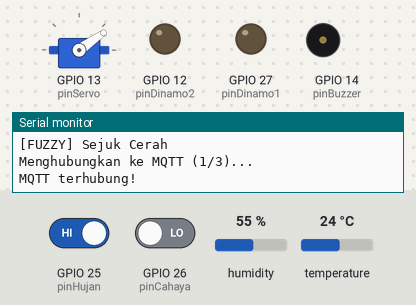
The sketch below on a simulated ESP32. Shown: servo, output pins drawn as LEDs (lit = HIGH), buzzer (waves = sounding, pin HIGH), the last lines printed to the serial monitor. The test bench sets the inputs (shaded band); at power-on: GPIO 25 (pinHujan) HIGH, GPIO 26 (pinCahaya) LOW, humidity 55 %, temperature 24 °C. WiFi joins after 1.5 s; servers stay silent unless stated; random numbers use the default seed unless the sketch sets one; no MQTT or app messages arrive unless stated.

Above: at 6.1 s.
6.2 s: GPIO 25 (pinHujan) driven LOW
At 6.93 s:
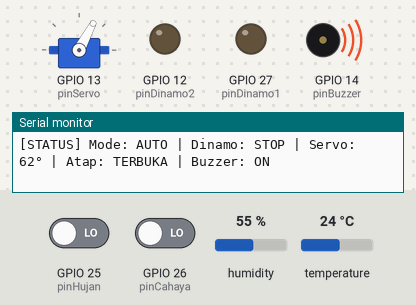
At 9.1 s:
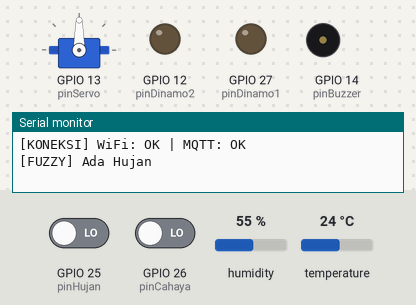
9.7 s: GPIO 25 (pinHujan) driven HIGH
At 11.3 s:
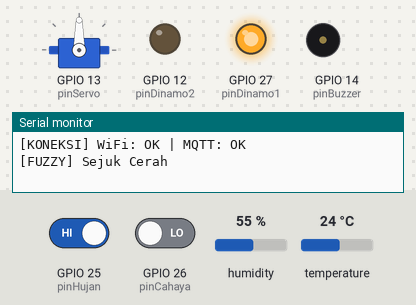
Timing chart, 0 to 17.0 s (numbered marks = the images above; inputs shaded):
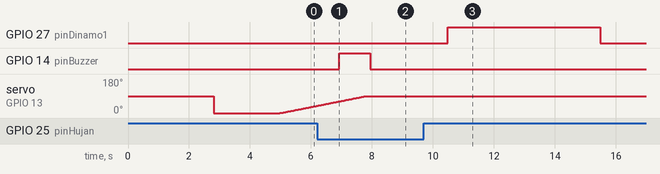

The sketch:

esp32_websocket_stable.ino
```cpp
#include <WiFi.h>
#include <PubSubClient.h>
#include <ArduinoJson.h>
#include <ESP32Servo.h>
#include <DHT.h>

// === ANTI REBOOT (BROWNOUT + WATCHDOG) ===
#include "soc/soc.h"
#include "soc/rtc_cntl_reg.h"
#include "esp_task_wdt.h"

// ===== WiFi Configuration =====
const char* ssid = "Afiqa 08";
const char* password = "Naufal03";

// ===== MQTT Configuration =====
const char* mqtt_server = "broker.hivemq.com";
const char* mqtt_topic_data = "jemuran_otomatis/sensor/data";
const char* mqtt_topic_command = "jemuran_otomatis/sensor/command";
const char* device_id = "JEMURAN_001";

WiFiClient espClient;
PubSubClient client(espClient);

// ===== Pin Configuration =====
const int pinServo = 13;
const int pinHujan = 25;    // Sensor Hujan (LOW = Hujan)
const int pinCahaya = 26;   // Sensor Cahaya (HIGH = Gelap)
const int pinDHT = 4;       // Pin DHT11
const int pinBuzzer = 14;   // Pin Buzzer

// --- PIN DINAMO (L298N) ---
const int pinDinamo1 = 27;  // Masuk ke IN1 L298N
const int pinDinamo2 = 12;  // Masuk ke IN2 L298N

// ===== DHT Configuration =====
#define DHTTYPE DHT11
DHT dht(pinDHT, DHTTYPE);

// ===== Servo Object & Posisi =====
Servo atapServo;
const int POSISI_TERTUTUP = 0;   // 0 Derajat (Tutup)
const int POSISI_TERBUKA = 90;   // 90 Derajat (Buka)

// ===== Variables =====
int currentServoPosition = 0;
int targetServoPosition = 0;
bool isAutoMode = true;
bool atapTerbuka = false;
bool isBuzzerActive = false;

// --- VARIABLES DINAMO ---
unsigned long dinamoStartTime = 0;
bool isDinamoMoving = false;
const long dinamoDuration = 5000; // Durasi dinamo berputar (5 Detik)
String dinamoStatus = "STOP";     // Status: MAJU, MUNDUR, STOP

// Non-blocking servo movement
bool isServoMoving = false;
unsigned long lastServoMoveTime = 0;
const int SERVO_STEP = 1;       // DIPERLAMBAT: Langkah kecil untuk hemat daya
const int SERVO_DELAY = 30;     // DIPERLAMBAT: Delay lebih lama antar langkah (ms)

// Sensor readings
int statusHujan = HIGH;    // HIGH = Tidak Hujan, LOW = Hujan
int statusCahaya = LOW;    // LOW = Terang, HIGH = Gelap
float suhu = 0.0;
float kelembaban = 0.0;

// === VARIABEL FUZZY LOGIC ===
float uSuhuDingin = 0.0; float uSuhuPanas = 0.0;
float uLembabKering = 0.0; float uLembabBasah = 0.0;

// Status strings
String fuzzyStatusCondition = "Menunggu...";
String currentRoofStatus = "TERTUTUP";

// === TIMING VARIABLES (STABILITY) ===
unsigned long previousMillis = 0;
const long interval = 1000;  // INCREASED: Update setiap 1 detik, bukan 500ms

unsigned long lastDHTReadTime = 0;
const long intervalDHT = 3000;  // INCREASED: Baca DHT setiap 3 detik

unsigned long lastMQTTPublish = 0;
const long mqttPublishInterval = 2000;  // Publish MQTT setiap 2 detik

unsigned long lastWiFiCheck = 0;
const long wifiCheckInterval = 10000;  // Cek WiFi setiap 10 detik

unsigned long lastMQTTReconnectAttempt = 0;
const long mqttReconnectInterval = 5000;  // Reconnect MQTT setiap 5 detik (jika terputus)

unsigned long lastSerialPrint = 0;
const long serialPrintInterval = 2000;  // Print ke Serial setiap 2 detik

// Change detection
int prevStatusHujan = HIGH;
int prevStatusCahaya = LOW;
bool sensorChanged = false;

// === STABILITY FLAGS ===
bool wifiConnected = false;
bool mqttConnected = false;
int wifiRetryCount = 0;
int mqttRetryCount = 0;
const int MAX_WIFI_RETRIES = 3;
const int MAX_MQTT_RETRIES = 3;

void setup() {
  // === MATIKAN DETEKSI BROWNOUT AGAR TIDAK REBOOT ===
  WRITE_PERI_REG(RTC_CNTL_BROWN_OUT_REG, 0);

  // === DISABLE WATCHDOG TIMER (Prevent reboot from long operations) ===
  esp_task_wdt_deinit();

  Serial.begin(115200);
  delay(2000);  // INCREASED: Beri waktu lebih untuk stabilisasi

  Serial.println("\n==========================================");
  Serial.println(" JEMURAN OTOMATIS - STABLE VERSION ");
  Serial.println("==========================================");

  // === SETUP PINS ===
  pinMode(pinHujan, INPUT);
  pinMode(pinCahaya, INPUT);
  pinMode(pinBuzzer, OUTPUT);
  digitalWrite(pinBuzzer, LOW);

  pinMode(pinDinamo1, OUTPUT);
  pinMode(pinDinamo2, OUTPUT);
  stopDinamo();

  // === SETUP DHT ===
  dht.begin();
  delay(500);  // Beri waktu DHT untuk siap

  // === SETUP SERVO (dengan delay) ===
  Serial.println("Menginisialisasi Servo...");
  atapServo.setPeriodHertz(50);
  delay(100);
  atapServo.attach(pinServo, 500, 2400);  // Min/Max pulse width untuk stabilitas
  delay(200);

  // Posisi Awal: Tertutup (0)
  atapServo.write(POSISI_TERTUTUP);
  currentServoPosition = POSISI_TERTUTUP;
  targetServoPosition = POSISI_TERTUTUP;
  delay(500);  // Beri waktu servo untuk bergerak

  Serial.println("Servo siap!");

  // === SETUP WIFI ===
  setup_wifi();

  // === SETUP MQTT ===
  client.setBufferSize(512);  // REDUCED buffer size
  client.setServer(mqtt_server, 1883);
  client.setCallback(mqttCallback);
  client.setKeepAlive(60);  // Keep alive 60 detik

  Serial.println("Setup selesai! Memulai loop utama...\n");
}

void loop() {
  unsigned long currentMillis = millis();

  // === WATCHDOG FEED (mencegah timeout) ===
  yield();  // Biarkan sistem lain berjalan

  // === CEK WIFI (setiap 10 detik) ===
  if (currentMillis - lastWiFiCheck >= wifiCheckInterval) {
    lastWiFiCheck = currentMillis;
    checkWiFiConnection();
  }

  // === CEK MQTT (non-blocking) ===
  if (wifiConnected) {
    if (!client.connected()) {
      mqttConnected = false;
      // Reconnect dengan interval
      if (currentMillis - lastMQTTReconnectAttempt >= mqttReconnectInterval) {
        lastMQTTReconnectAttempt = currentMillis;
        reconnectMQTT();
      }
    } else {
      mqttConnected = true;
      mqttRetryCount = 0;
      client.loop();
    }
  }

  // === UPDATE MOTOR (Non-blocking) ===
  updateServoMovement();
  updateDinamoStop();

  // === BACA SENSOR ===
  readSensors();

  // === UPDATE LOGIC UTAMA (setiap 1 detik) ===
  if (currentMillis - previousMillis >= interval) {
    previousMillis = currentMillis;

    // 1. Jalankan Logika Fuzzy (Otomatisasi)
    processFuzzyLogic();

    // 2. KONTROL BUZZER
    updateBuzzer();
  }

  // === PRINT KE SERIAL (setiap 2 detik) ===
  if (currentMillis - lastSerialPrint >= serialPrintInterval) {
    lastSerialPrint = currentMillis;
    printToSerial();
  }

  // === PUBLISH MQTT (setiap 2 detik) ===
  if (mqttConnected && (currentMillis - lastMQTTPublish >= mqttPublishInterval)) {
    lastMQTTPublish = currentMillis;
    sendSensorDataMQTT();
  }

  // === DELAY UNTUK STABILITAS ===
  delay(10);  // INCREASED: 10ms delay untuk stabilitas CPU
}

// ==========================================
//          WIFI FUNCTIONS (STABLE)
// ==========================================

void setup_wifi() {
  Serial.println("Menghubungkan ke WiFi...");
  Serial.print("SSID: ");
  Serial.println(ssid);

  WiFi.mode(WIFI_STA);
  WiFi.disconnect();
  delay(100);

  WiFi.begin(ssid, password);

  int retry = 0;
  while (WiFi.status() != WL_CONNECTED && retry < 30) {  // Max 15 detik
    delay(500);
    Serial.print(".");
    retry++;
    yield();  // Feed watchdog
  }

  if (WiFi.status() == WL_CONNECTED) {
    wifiConnected = true;
    wifiRetryCount = 0;
    Serial.println("\nWiFi terhubung!");
    Serial.print("IP Address: ");
    Serial.println(WiFi.localIP());
  } else {
    wifiConnected = false;
    Serial.println("\nWiFi gagal terhubung! Akan dicoba lagi...");
  }
}

void checkWiFiConnection() {
  if (WiFi.status() != WL_CONNECTED) {
    wifiConnected = false;
    wifiRetryCount++;

    Serial.print("WiFi terputus! Mencoba reconnect (");
    Serial.print(wifiRetryCount);
    Serial.print("/");
    Serial.print(MAX_WIFI_RETRIES);
    Serial.println(")...");

    if (wifiRetryCount <= MAX_WIFI_RETRIES) {
      WiFi.disconnect();
      delay(1000);
      WiFi.begin(ssid, password);
      delay(5000);  // Tunggu 5 detik untuk koneksi

      if (WiFi.status() == WL_CONNECTED) {
        wifiConnected = true;
        wifiRetryCount = 0;
        Serial.println("WiFi reconnected!");
      }
    } else {
      Serial.println("WiFi retry limit reached. Akan dicoba lagi nanti...");
      wifiRetryCount = 0;  // Reset untuk mencoba lagi nanti
    }
  } else {
    wifiConnected = true;
    wifiRetryCount = 0;
  }
}

// ==========================================
//          MQTT FUNCTIONS (STABLE)
// ==========================================

void reconnectMQTT() {
  if (mqttRetryCount >= MAX_MQTT_RETRIES) {
    Serial.println("MQTT retry limit reached. Akan dicoba lagi nanti...");
    mqttRetryCount = 0;
    return;
  }

  mqttRetryCount++;
  Serial.print("Menghubungkan ke MQTT (");
  Serial.print(mqttRetryCount);
  Serial.print("/");
  Serial.print(MAX_MQTT_RETRIES);
  Serial.println(")...");

  String clientId = "ESP32-" + String(random(0xffff), HEX);

  if (client.connect(clientId.c_str())) {
    mqttConnected = true;
    mqttRetryCount = 0;
    Serial.println("MQTT terhubung!");
    client.subscribe(mqtt_topic_command);
  } else {
    mqttConnected = false;
    Serial.print("MQTT gagal, rc=");
    Serial.println(client.state());
  }
}

void sendSensorDataMQTT() {
  if (!mqttConnected) return;

  StaticJsonDocument<384> doc;  // REDUCED size
  doc["device_id"] = device_id;
  doc["timestamp"] = millis();
  doc["mode"] = isAutoMode ? "auto" : "manual";
  doc["isRaining"] = (statusHujan == LOW);
  doc["isDark"] = (statusCahaya == HIGH);
  doc["temperature"] = suhu;
  doc["humidity"] = kelembaban;
  doc["fuzzy_cond"] = fuzzyStatusCondition;
  doc["isBuzzerOn"] = isBuzzerActive;
  doc["servoPosition"] = currentServoPosition;
  doc["dinamoStatus"] = dinamoStatus;

  char jsonBuffer[384];
  serializeJson(doc, jsonBuffer);

  if (client.publish(mqtt_topic_data, jsonBuffer, false)) {
    // Success - silent
  } else {
    Serial.println("MQTT publish failed!");
  }
}

void mqttCallback(char* topic, byte* payload, unsigned int length) {
  String msg = "";
  for (unsigned int i = 0; i < length; i++) {
    msg += (char)payload[i];
  }

  Serial.print("MQTT Command: ");
  Serial.println(msg);

  StaticJsonDocument<256> doc;
  DeserializationError error = deserializeJson(doc, msg);

  if (error) {
    Serial.print("JSON parse error: ");
    Serial.println(error.c_str());
    return;
  }

  const char* cmd = doc["command"];
  if (cmd == nullptr) return;

  if (strcmp(cmd, "setMode") == 0) {
    const char* m = doc["mode"];
    if (m != nullptr) {
      if (strcmp(m, "auto") == 0) isAutoMode = true;
      else if (strcmp(m, "manual") == 0) isAutoMode = false;
      Serial.print("Mode changed to: ");
      Serial.println(isAutoMode ? "AUTO" : "MANUAL");
    }
  }
  else if (strcmp(cmd, "setServo") == 0 && !isAutoMode) {
    const char* act = doc["action"];
    if (act != nullptr) {
      if (strcmp(act, "open") == 0) bukaAtap();
      else if (strcmp(act, "close") == 0) tutupAtap();
    }
    if (doc.containsKey("position")) {
      int pos = doc["position"];
      targetServoPosition = constrain(pos, 0, 90);
      isServoMoving = true;
    }
  }
  else if (strcmp(cmd, "setDinamo") == 0 && !isAutoMode) {
    const char* act = doc["action"];
    if (act != nullptr) {
      if (strcmp(act, "maju") == 0) gerakDinamoKeluar();
      else if (strcmp(act, "mundur") == 0) gerakDinamoMasuk();
      else if (strcmp(act, "stop") == 0) stopDinamo();
    }
  }
}

// ==========================================
//          KONTROL DINAMO (L298N)
// ==========================================

void gerakDinamoKeluar() {
  // Langsung eksekusi tanpa delay check
  if (dinamoStatus != "MAJU") {
    Serial.println(">>> DINAMO: Bergerak MAJU (Keluar)...");

    // Pastikan stop dulu sebelum ganti arah
    digitalWrite(pinDinamo1, LOW);
    digitalWrite(pinDinamo2, LOW);
    delay(50);  // Brief pause before changing direction

    // Jalankan maju
    digitalWrite(pinDinamo1, HIGH);
    digitalWrite(pinDinamo2, LOW);

    dinamoStatus = "MAJU";
    isDinamoMoving = true;
    dinamoStartTime = millis();

    Serial.println(">>> DINAMO: Status = MAJU, Pin1=HIGH, Pin2=LOW");
  }
}

void gerakDinamoMasuk() {
  // Langsung eksekusi tanpa delay check
  if (dinamoStatus != "MUNDUR") {
    Serial.println(">>> DINAMO: Bergerak MUNDUR (Masuk)...");

    // Pastikan stop dulu sebelum ganti arah
    digitalWrite(pinDinamo1, LOW);
    digitalWrite(pinDinamo2, LOW);
    delay(50);  // Brief pause before changing direction

    // Jalankan mundur
    digitalWrite(pinDinamo1, LOW);
    digitalWrite(pinDinamo2, HIGH);

    dinamoStatus = "MUNDUR";
    isDinamoMoving = true;
    dinamoStartTime = millis();

    Serial.println(">>> DINAMO: Status = MUNDUR, Pin1=LOW, Pin2=HIGH");
  }
}

void stopDinamo() {
  digitalWrite(pinDinamo1, LOW);
  digitalWrite(pinDinamo2, LOW);
  isDinamoMoving = false;
  dinamoStatus = "STOP";
  Serial.println(">>> DINAMO: STOP");
}

void updateDinamoStop() {
  if (isDinamoMoving) {
    if (millis() - dinamoStartTime >= dinamoDuration) {
      stopDinamo();
      Serial.println(">>> DINAMO: Berhenti otomatis (5 detik).");
    }
  }
}

// Fungsi test dinamo manual (panggil dari Serial Monitor)
void testDinamo() {
  Serial.println("=== TEST DINAMO ===");

  Serial.println("Test MAJU 2 detik...");
  digitalWrite(pinDinamo1, HIGH);
  digitalWrite(pinDinamo2, LOW);
  delay(2000);

  Serial.println("STOP...");
  digitalWrite(pinDinamo1, LOW);
  digitalWrite(pinDinamo2, LOW);
  delay(1000);

  Serial.println("Test MUNDUR 2 detik...");
  digitalWrite(pinDinamo1, LOW);
  digitalWrite(pinDinamo2, HIGH);
  delay(2000);

  Serial.println("STOP...");
  digitalWrite(pinDinamo1, LOW);
  digitalWrite(pinDinamo2, LOW);

  Serial.println("=== TEST SELESAI ===");
}

// ==========================================
//          SERVO FUNCTIONS
// ==========================================

void bukaAtap() {
  Serial.println(">>> SERVO: Target BUKA (90 derajat)");
  targetServoPosition = POSISI_TERBUKA;
  isServoMoving = true;
}

void tutupAtap() {
  Serial.println(">>> SERVO: Target TUTUP (0 derajat)");
  targetServoPosition = POSISI_TERTUTUP;
  isServoMoving = true;
}

void updateServoMovement() {
  if (!isServoMoving) return;

  unsigned long currentMillis = millis();
  if (currentMillis - lastServoMoveTime < SERVO_DELAY) return;
  lastServoMoveTime = currentMillis;

  // Logika gerak smooth
  if (currentServoPosition < targetServoPosition) {
    currentServoPosition += SERVO_STEP;
    if (currentServoPosition >= targetServoPosition) {
      currentServoPosition = targetServoPosition;
    }
  } else if (currentServoPosition > targetServoPosition) {
    currentServoPosition -= SERVO_STEP;
    if (currentServoPosition <= targetServoPosition) {
      currentServoPosition = targetServoPosition;
    }
  }

  // Tulis posisi ke Servo
  atapServo.write(currentServoPosition);

  // Cek apakah sudah sampai tujuan
  if (currentServoPosition == targetServoPosition) {
    isServoMoving = false;
  }

  // Update status string
  atapTerbuka = (currentServoPosition > 10);
  currentRoofStatus = atapTerbuka ? "TERBUKA" : "TERTUTUP";
}

// ==========================================
//          SENSOR & BUZZER
// ==========================================

void readSensors() {
  unsigned long currentMillis = millis();

  // Baca sensor digital
  int newH = digitalRead(pinHujan);
  int newC = digitalRead(pinCahaya);

  if (newH != prevStatusHujan || newC != prevStatusCahaya) {
    sensorChanged = true;
    prevStatusHujan = newH;
    prevStatusCahaya = newC;
  }
  statusHujan = newH;
  statusCahaya = newC;

  // Baca DHT11 (setiap 3 detik)
  if (currentMillis - lastDHTReadTime >= intervalDHT) {
    lastDHTReadTime = currentMillis;

    float t = dht.readTemperature();
    float h = dht.readHumidity();

    // Validasi nilai DHT
    if (!isnan(t) && t > -40 && t < 80) {
      suhu = t;
    }
    if (!isnan(h) && h >= 0 && h <= 100) {
      kelembaban = h;
    }
  }
}

void updateBuzzer() {
  // Buzzer bunyi jika hujan DAN ada motor yang bergerak
  if (statusHujan == LOW && (isServoMoving || isDinamoMoving)) {
    digitalWrite(pinBuzzer, HIGH);
    isBuzzerActive = true;
  } else {
    digitalWrite(pinBuzzer, LOW);
    isBuzzerActive = false;
  }
}

// ==========================================
//          FUZZY LOGIC
// ==========================================

void fuzzifikasi() {
  // Fuzzifikasi SUHU
  if (suhu <= 26) {
    uSuhuDingin = 1.0; uSuhuPanas = 0.0;
  } else if (suhu >= 32) {
    uSuhuDingin = 0.0; uSuhuPanas = 1.0;
  } else {
    uSuhuDingin = (32.0 - suhu) / 6.0;
    uSuhuPanas = (suhu - 26.0) / 6.0;
  }

  // Fuzzifikasi KELEMBABAN
  if (kelembaban <= 50) {
    uLembabKering = 1.0; uLembabBasah = 0.0;
  } else if (kelembaban >= 70) {
    uLembabKering = 0.0; uLembabBasah = 1.0;
  } else {
    uLembabKering = (70.0 - kelembaban) / 20.0;
    uLembabBasah = (kelembaban - 50.0) / 20.0;
  }
}

void processFuzzyLogic() {
  fuzzifikasi();

  int keputusan = POSISI_TERTUTUP;
  String keterangan = "Menunggu...";

  // Rule Base Prioritas (Hard Rules)
  if (statusHujan == LOW) {
    keputusan = POSISI_TERTUTUP;
    keterangan = "Ada Hujan";
  }
  else if (statusCahaya == HIGH) {
    keputusan = POSISI_TERTUTUP;
    keterangan = "Sudah Malam";
  }
  else {
    // Fuzzy Inference
    float r13 = min(uSuhuDingin, uLembabBasah);
    float r14 = min(uSuhuDingin, uLembabKering);
    float r15 = min(uSuhuPanas, uLembabBasah);
    float r16 = min(uSuhuPanas, uLembabKering);

    float maxVal = r13;
    int ruleDominan = 13;
    if (r14 > maxVal) { maxVal = r14; ruleDominan = 14; }
    if (r15 > maxVal) { maxVal = r15; ruleDominan = 15; }
    if (r16 > maxVal) { maxVal = r16; ruleDominan = 16; }

    keputusan = POSISI_TERBUKA;
    switch (ruleDominan) {
      case 13: keterangan = "Angin-Anginkan"; break;
      case 14: keterangan = "Sejuk Cerah"; break;
      case 15: keterangan = "Terik Lembab"; break;
      case 16: keterangan = "Sangat Optimal"; break;
    }
  }

  fuzzyStatusCondition = keterangan;

  // === EKSEKUSI GERAKAN (AUTO MODE) ===
  // PENTING: Servo dan Dinamo TIDAK boleh jalan bersamaan untuk hemat daya!
  if (isAutoMode) {
    // Kondisi: Perlu BUKA (keputusan = 90) dan saat ini TERTUTUP
    if (keputusan == POSISI_TERBUKA && !atapTerbuka && !isServoMoving && !isDinamoMoving) {
      Serial.println("");
      Serial.println("========================================");
      Serial.println("  ACTION: MEMBUKA JEMURAN");
      Serial.println("========================================");

      // HANYA jalankan SERVO dulu, dinamo akan jalan setelah servo selesai
      bukaAtap();
      Serial.println(">>> Servo bergerak ke 90 derajat...");
      Serial.println(">>> Dinamo akan menyusul setelah servo selesai.");
    }
    // Setelah servo selesai BUKA, jalankan dinamo KELUAR
    else if (atapTerbuka && !isServoMoving && dinamoStatus == "STOP" && currentServoPosition == POSISI_TERBUKA) {
      // Cek apakah dinamo perlu jalan (belum pernah jalan untuk aksi ini)
      static bool needDinamoKeluar = false;
      if (keputusan == POSISI_TERBUKA && !needDinamoKeluar) {
        needDinamoKeluar = true;
        delay(500);  // Tunggu 500ms sebelum jalankan dinamo
        gerakDinamoKeluar();
        Serial.println(">>> Dinamo MAJU (setelah servo selesai buka)");
      }
      if (keputusan != POSISI_TERBUKA) needDinamoKeluar = false; // Reset flag
    }

    // Kondisi: Perlu TUTUP (keputusan = 0) dan saat ini TERBUKA
    else if (keputusan == POSISI_TERTUTUP && atapTerbuka && !isServoMoving && !isDinamoMoving) {
      Serial.println("");
      Serial.println("========================================");
      Serial.println("  ACTION: MENUTUP JEMURAN");
      Serial.println("========================================");

      // HANYA jalankan SERVO dulu, dinamo akan jalan setelah servo selesai
      tutupAtap();
      Serial.println(">>> Servo bergerak ke 0 derajat...");
      Serial.println(">>> Dinamo akan menyusul setelah servo selesai.");
    }
    // Setelah servo selesai TUTUP, jalankan dinamo MASUK
    else if (!atapTerbuka && !isServoMoving && dinamoStatus == "STOP" && currentServoPosition == POSISI_TERTUTUP) {
      static bool needDinamoMasuk = false;
      if (keputusan == POSISI_TERTUTUP && !needDinamoMasuk) {
        needDinamoMasuk = true;
        delay(500);  // Tunggu 500ms sebelum jalankan dinamo
        gerakDinamoMasuk();
        Serial.println(">>> Dinamo MUNDUR (setelah servo selesai tutup)");
      }
      if (keputusan != POSISI_TERTUTUP) needDinamoMasuk = false; // Reset flag
    }
  }
}

// ==========================================
//          SERIAL OUTPUT
// ==========================================

void printToSerial() {
  Serial.println("------------------------------------------");
  Serial.print("[SENSOR] Hujan: ");
  Serial.print((statusHujan == LOW) ? "YA" : "TIDAK");
  Serial.print(" | Cahaya: ");
  Serial.print((statusCahaya == HIGH) ? "GELAP" : "TERANG");
  Serial.print(" | Temp: "); Serial.print(suhu, 1);
  Serial.print("C | Hum: "); Serial.print(kelembaban, 0); Serial.println("%");

  Serial.print("[STATUS] Mode: "); Serial.print(isAutoMode ? "AUTO" : "MANUAL");
  Serial.print(" | Dinamo: "); Serial.print(dinamoStatus);
  Serial.print(" | Servo: "); Serial.print(currentServoPosition);
  Serial.print("° | Atap: "); Serial.print(currentRoofStatus);
  Serial.print(" | Buzzer: "); Serial.println(isBuzzerActive ? "ON" : "OFF");

  Serial.print("[KONEKSI] WiFi: "); Serial.print(wifiConnected ? "OK" : "DISCONNECTED");
  Serial.print(" | MQTT: "); Serial.println(mqttConnected ? "OK" : "DISCONNECTED");
  Serial.print("[FUZZY] "); Serial.println(fuzzyStatusCondition);
}
```

Measured:
- after the input at 6.2 s, GPIO 14 (pinBuzzer): LOW → HIGH after 0.72 s, → LOW 1.0 s later
- after the input at 9.7 s, GPIO 27 (pinDinamo1): LOW → HIGH after 0.78 s, → LOW 5.0 s later
